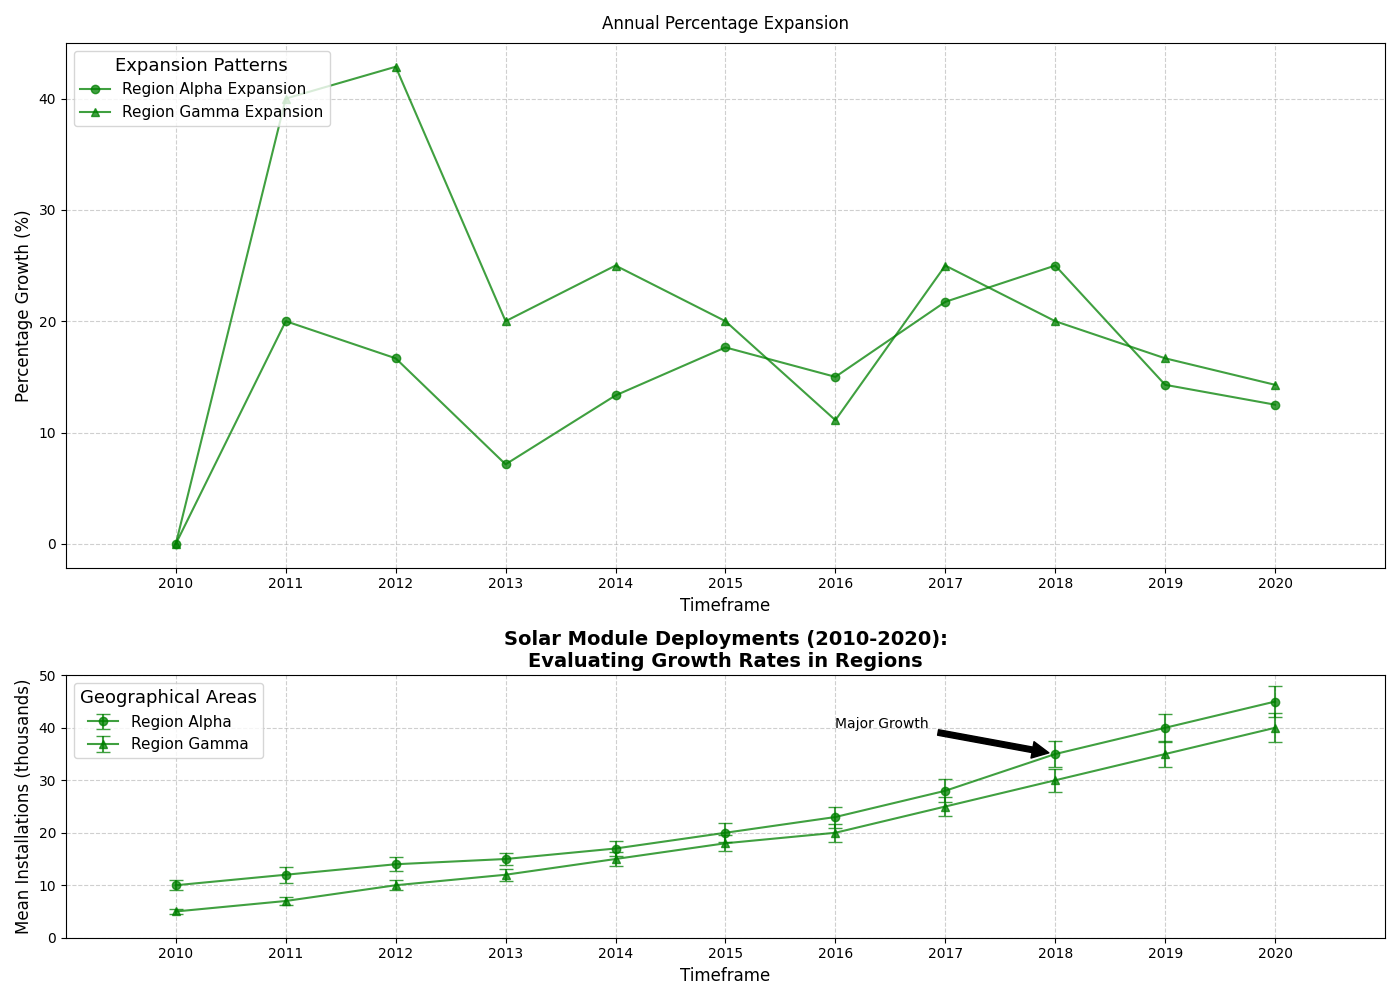

Generate this figure with Python:
import numpy as np
import matplotlib.pyplot as plt

years = np.arange(2010, 2021)

installations_state_a = np.array([10, 12, 14, 15, 17, 20, 23, 28, 35, 40, 45])
installations_state_c = np.array([5, 7, 10, 12, 15, 18, 20, 25, 30, 35, 40])

def calc_percentage_increase(data):
    return np.array([0] + [((data[i] - data[i-1]) / data[i-1]) * 100 for i in range(1, len(data))])

pct_increase_a = calc_percentage_increase(installations_state_a)
pct_increase_c = calc_percentage_increase(installations_state_c)

error_state_a = np.array([1.0, 1.5, 1.3, 1.2, 1.5, 1.8, 2.0, 2.2, 2.5, 2.7, 3.0])
error_state_c = np.array([0.5, 0.7, 1.0, 1.1, 1.3, 1.5, 1.7, 1.9, 2.2, 2.5, 2.8])

fig, ax = plt.subplots(2, 1, figsize=(14, 10), gridspec_kw={'height_ratios': [2, 1]})

# Switch the plots
ax[1].errorbar(years, installations_state_a, yerr=error_state_a, label='Region Alpha', fmt='-o', capsize=5, color='green', alpha=0.75)
ax[1].errorbar(years, installations_state_c, yerr=error_state_c, label='Region Gamma', fmt='-^', capsize=5, color='green', alpha=0.75)

ax[1].set_title("Solar Module Deployments (2010-2020):\nEvaluating Growth Rates in Regions", fontsize=14, weight='bold')
ax[1].set_xlabel("Timeframe", fontsize=12)
ax[1].set_ylabel("Mean Installations (thousands)", fontsize=12)
ax[1].set_xticks(years)
ax[1].set_xlim(2009, 2021)
ax[1].set_ylim(0, 50)
ax[1].grid(True, linestyle='--', alpha=0.6)
ax[1].legend(title="Geographical Areas", title_fontsize='13', fontsize='11', loc='upper left', frameon=True)

ax[1].annotate('Major Growth', xy=(2018, 35), xytext=(2016, 40), arrowprops=dict(facecolor='black', shrink=0.05), fontsize=10)

ax[0].plot(years, pct_increase_a, '-o', label='Region Alpha Expansion', color='green', alpha=0.75)
ax[0].plot(years, pct_increase_c, '-^', label='Region Gamma Expansion', color='green', alpha=0.75)

ax[0].set_title("Annual Percentage Expansion", fontsize=12, pad=10)
ax[0].set_xlabel("Timeframe", fontsize=12)
ax[0].set_ylabel("Percentage Growth (%)", fontsize=12)
ax[0].set_xticks(years)
ax[0].set_xlim(2009, 2021)
ax[0].grid(True, linestyle='--', alpha=0.6)
ax[0].legend(title="Expansion Patterns", title_fontsize='13', fontsize='11', loc='upper left', frameon=True)

plt.tight_layout()
plt.show()
